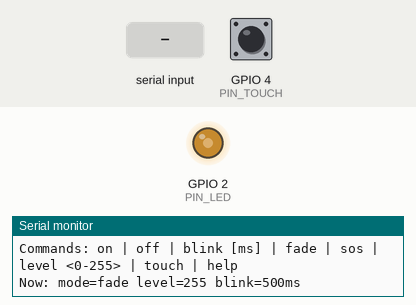
A program run on a simulated ESP32. Shown: output pins drawn as LEDs (lit = HIGH), the last lines printed to the serial monitor. Dashed ring = blinking. The inputs (shaded band) are chosen by the test bench; at power-on: GPIO 4 (PIN_TOUCH) HIGH.

Above: at 1.75 s.
1.8 s: "on 1\n" received over Serial
At 2.6 s:
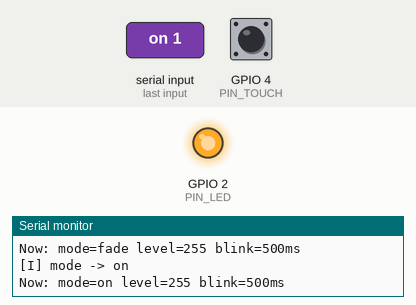
3.3 s: "fade 1\n" received over Serial
At 4.05 s:
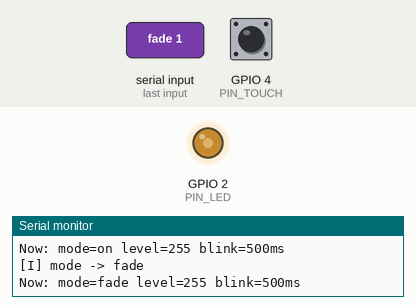
6.3 s: GPIO 4 (PIN_TOUCH) pulled LOW for 3.2 s
At 7.3 s:
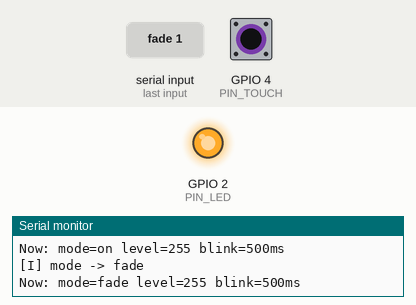
12.2 s: "blink 1\n" received over Serial
15.2 s: "on 150\n" received over Serial
16.7 s: "blink 150\n" received over Serial
At 17.02 s:
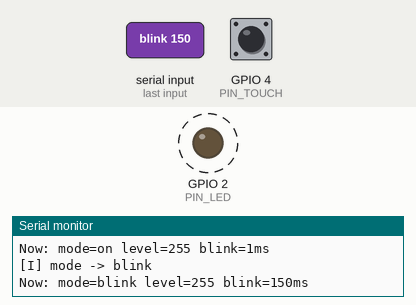
Timing chart, 0 to 20.7 s (numbered marks = the images above; inputs shaded):
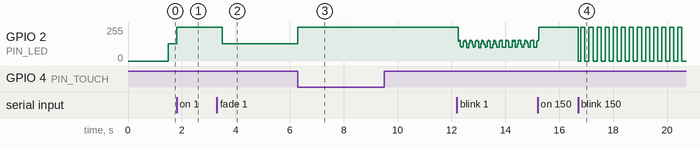

Measured:
- after the input at 1.8 s, GPIO 2 (PIN_LED): 128/255 → 255/255 at once
- after the input at 3.3 s, GPIO 2 (PIN_LED): 255/255 → 128/255 after 0.19 s
- after the input at 6.3 s, GPIO 2 (PIN_LED): 128/255 → 255/255 at once
- after the input at 16.7 s, GPIO 2 (PIN_LED): alternates 255/255 for 0.15 s and 0/255 for 0.15 s, starting at once

The program:

main.cpp
```cpp
#include <Arduino.h>

const int PIN_LED = 2;             // on-board LED
const int PIN_TOUCH = 4;           // touch pad T0: plug a jumper wire in here
const int TOUCH_THRESHOLD = 40;    // reading below this counts as "touched"

// PWM = switching the pin on and off very fast. The on-time share sets brightness.
// The LEDC calls changed between Arduino-ESP32 core 2.x and 3.x, so support both.
const int PWM_FREQ = 5000, PWM_BITS = 8, PWM_CH = 0;
#if ESP_ARDUINO_VERSION_MAJOR >= 3
  #define PWM_SETUP()  ledcAttach(PIN_LED, PWM_FREQ, PWM_BITS)
  #define PWM_WRITE(v) ledcWrite(PIN_LED, (v))
#else
  #define PWM_SETUP()  do { ledcSetup(PWM_CH, PWM_FREQ, PWM_BITS); ledcAttachPin(PIN_LED, PWM_CH); } while (0)
  #define PWM_WRITE(v) ledcWrite(PWM_CH, (v))
#endif

// A tiny state machine: one variable says what the LED is doing right now.
enum Mode { FADE, BLINK, ON, OFF, SOS };
const char *MODE_NAMES[] = { "fade", "blink", "on", "off", "sos" };
Mode mode = FADE;
int level = 255;        // max brightness, 0-255
int blinkMs = 500;
bool showTouch = false;

// SOS in Morse as alternating on/off durations (ms): ... --- ...
const uint16_t SOS_STEPS[] = { 200,200,200,200,200,600, 600,200,600,200,600,600, 200,200,200,200,200,1400 };
const int SOS_LEN = sizeof(SOS_STEPS) / sizeof(SOS_STEPS[0]);

bool sosOn(uint32_t now) {
  uint32_t total = 0;
  for (int i = 0; i < SOS_LEN; i++) total += SOS_STEPS[i];
  uint32_t t = now % total;
  for (int i = 0; i < SOS_LEN; i++) {
    if (t < SOS_STEPS[i]) return i % 2 == 0;
    t -= SOS_STEPS[i];
  }
  return false;
}

void printState() {
  Serial.printf("Now: mode=%s level=%d blink=%dms\n", MODE_NAMES[mode], level, blinkMs);
}

void printHelp() {
  Serial.println("Commands: on | off | blink [ms] | fade | sos | level <0-255> | touch | help");
}

void setMode(Mode m) {
  mode = m;
  Serial.printf("[I] mode -> %s\n", MODE_NAMES[m]);
}

void runCommand(String cmd) {
  cmd.trim();
  cmd.toLowerCase();
  int sp = cmd.indexOf(' ');
  String name = sp < 0 ? cmd : cmd.substring(0, sp);
  int arg = sp < 0 ? -1 : cmd.substring(sp + 1).toInt();

  if (name == "on") setMode(ON);
  else if (name == "off") setMode(OFF);
  else if (name == "fade") setMode(FADE);
  else if (name == "sos") setMode(SOS);
  else if (name == "blink") { if (arg > 0) blinkMs = arg; setMode(BLINK); }
  else if (name == "level" && arg >= 0) level = constrain(arg, 0, 255);
  else if (name == "touch") { showTouch = !showTouch; Serial.printf("[I] touch printing %s\n", showTouch ? "on" : "off"); }
  else { printHelp(); }
  printState();
}

void readSerial() {
  static String line;
  while (Serial.available()) {
    char c = Serial.read();
    if (c == '\n' || c == '\r') {
      if (line.length()) runCommand(line);
      line = "";
    } else {
      line += c;
    }
  }
}

void updateLed(uint32_t now) {
  switch (mode) {
    case ON:    PWM_WRITE(level); break;
    case OFF:   PWM_WRITE(0); break;
    case BLINK: PWM_WRITE((now / blinkMs) % 2 == 0 ? level : 0); break;
    case SOS:   PWM_WRITE(sosOn(now) ? level : 0); break;
    case FADE: {                       // triangle wave, 2 s per breath
      uint32_t t = now % 2000;
      uint32_t tri = t < 1000 ? t : 2000 - t;
      PWM_WRITE(tri * level / 1000);
      break;
    }
  }
}

void setup() {
  Serial.begin(115200);
  PWM_SETUP();
  delay(500);
  Serial.printf("[I] LED on GPIO %d ready. Touch wire on GPIO %d.\n", PIN_LED, PIN_TOUCH);
  printHelp();
  printState();
}

void loop() {
  uint32_t now = millis();
  readSerial();

  int touch = touchRead(PIN_TOUCH);    // lower number = finger closer
  if (showTouch) {
    static uint32_t lastPrint = 0;
    if (now - lastPrint >= 250) { lastPrint = now; Serial.printf("touch: %d\n", touch); }
  }

  if (touch < TOUCH_THRESHOLD) PWM_WRITE(255);   // touching overrides the mode
  else updateLed(now);
}
```
